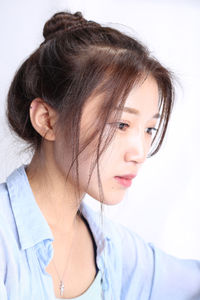
#> input picture opencv/1.jpg, 200 x 300 px, found by its file name
$ python example3.py
#> lines starting #> are read from the running program, lines starting #| are printed output that depends on the picture
import cv2 as cv
import numpy as np

def access_pixels(image):
    print(image.shape)
    height = image.shape[0]
    width = image.shape[1]
    channels = image.shape[2]
    print("width: %s height: %s channels: %s" %(width,height,channels))
    for row in range(height):
        for col in range(width):
            for c in range(channels):
                pv = image[row, col, c]
                image[row, col, c] = 255 - pv
    cv.imshow("pixels_demo",image)
def creat_image():
    img = np.zeros([400,400,3],np.uint8)
    img[:,:,0] = np.ones([400,400])*255
    cv.imshow("new_image",img)


src = cv.imread("F:\\pythonwork\\opencv\\1.jpg")  # 地址
#> src is the input picture: shape (300, 200, 3); mean B, G, R 189.3, 187.3, 198.7
cv.namedWindow("input image", cv.WINDOW_AUTOSIZE) # 窗口设置名称，自由尺寸
cv.imshow("input image",src) # 打开图片
creat_image()
#> in creat_image, `cv.imshow("new_image",img)`:
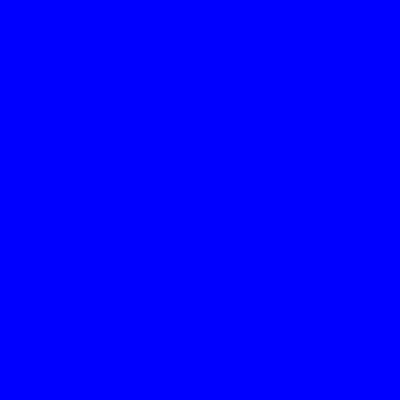
#> window 'new_image': shape (400, 400, 3); mean B, G, R 255, 0, 0
t1 = cv.getTickCount()
access_pixels(src)
#| (300, 200, 3)
#| width: 200 height: 300 channels: 3
#> after the loop in access_pixels, `for row in range(height):`:
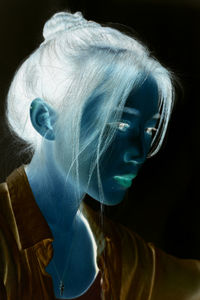
#> image: shape (300, 200, 3); mean B, G, R 65.7, 67.7, 56.3
t2 = cv.getTickCount()
print("Time: %s ms" %((t2-t1)/cv.getTickFrequency()*1000))
cv.waitKey(0) # 等待
cv.destroyAllWindows() # 关闭

$ run again, with opencv/2.jpg copied over opencv/1.jpg
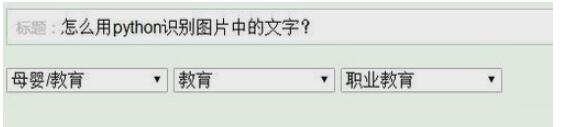
#> input picture opencv/2.jpg, 566 x 127 px, found by its file name
#> src is the input picture: shape (127, 566, 3); mean B, G, R 219, 224.1, 219.2
#| (127, 566, 3)
#| width: 566 height: 127 channels: 3
#> after the loop in access_pixels, `for row in range(height):`:
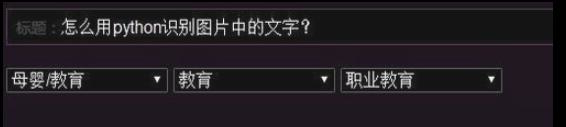
#> image: shape (127, 566, 3); mean B, G, R 36, 30.9, 35.8

$ run again, with opencv/3.jpg copied over opencv/1.jpg
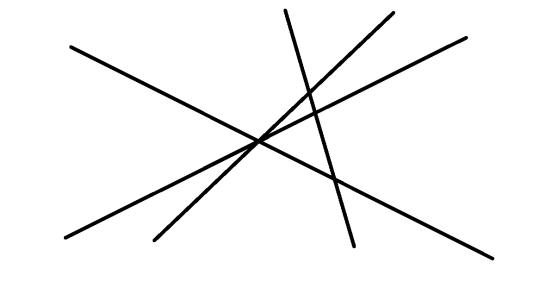
#> input picture opencv/3.jpg, 533 x 300 px, found by its file name
#> src is the input picture: shape (300, 533, 3); min 0, max 255, mean 246.1
#| (300, 533, 3)
#| width: 533 height: 300 channels: 3
#> after the loop in access_pixels, `for row in range(height):`:
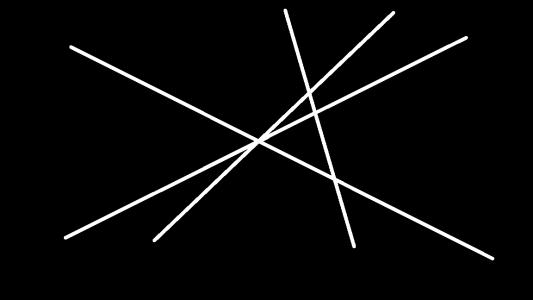
#> image: shape (300, 533, 3); min 0, max 255, mean 8.9
